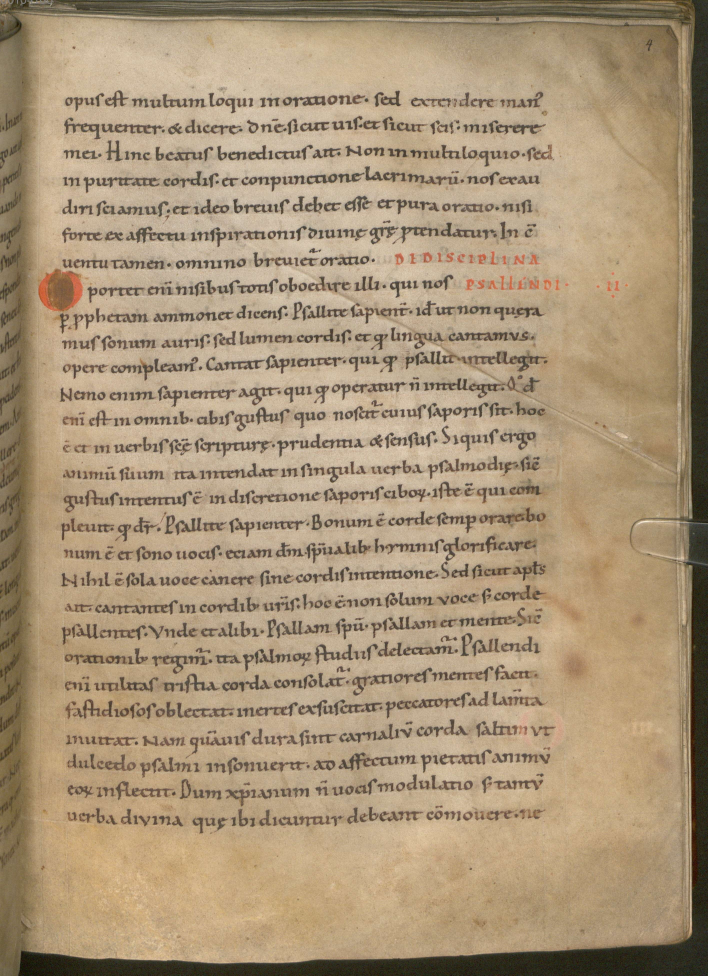
#> input picture img_preprocessing/hide from code/bsb00104168.0011.jpeg, 2832 x 3902 px (shown at 1/4 size)
$ python test.py bsb00104168.0011.jpeg
#> lines starting #> are read from the running program, lines starting #| are printed output that depends on the picture; after the words box and inside, x2 and y2 are one past the last pixel; in counts of white or black regions, pixels touching at a corner belong together
# In general: This script is used in the whole programm to round it up.
# Our programm should be able to process images and prepare them for the model.
# The script is designed to work with images of different sizes and formats.


# This script contains functions to preprocess images for the model.
# It includes functions to load images, resize them, convert them to the appropriate format,
# and remove border noise.
# 1. load_image: Loads an image from a file path.
# 2. apply_gaussian_blur: Applies blur to reduce noise.
# 3. greyscale: Converts image to greyscale and applies Otsu's thresholding.
# 4. remove_border_noise: Detects the main content area and crops the image to remove borders.
# 5. resize_image: Resizes an image to the specified width and height.

# use maseked grey scale images, these, according to "Cross-codex Learning for Reliable Large Scale
# Scribe Identi cation in Medieval Manuscripts" provide the best results

import time
import os
import sys
import cv2
import numpy as np
import logging

# Set up logging
logging.basicConfig(
    level=logging.INFO,
    format="%(asctime)s - %(levelname)s - %(message)s",
)

# Constants for image processing (can be adjusted)
RESIZE_WIDTH = 400
RESIZE_HEIGHT = 200
BORDER_PADDING = 10  # Pixels to add around the detected content


# -------------------------------------------------------------------------------------#
class preprocess:
    def __init__(self, img_path):
        """Initialize the image processor with the image path"""
        self.img_path = img_path
        self.img = None  # Initialize img attribute

    def load_image(self):
        """Load the image from the specified path"""
        self.img = cv2.imread(self.img_path)
#> self.img is the input picture: shape (3902, 2832, 3); mean B, G, R 120.2, 148.9, 169.5
        if self.img is None:
            logging.error(f"Image not found or could not be loaded at {self.img_path}")
            raise ValueError(f"Image not found at {self.img_path}")
        logging.info(f"Image loaded successfully: {self.get_image_name()}")
        return self.img

    def get_image_name(self):
        """Get the name of the image file without the path"""
        return os.path.basename(self.img_path)

    def apply_gaussian_blur(self):
        """Apply Gaussian blur to the image to reduce noise"""
        if self.img is None:
            logging.error("Image not loaded before apply_gaussian_blur.")
            raise ValueError("Image not loaded. Please call load_image() first.")
        # Apply Gaussian blur with a 7x7 kernel
        # SigmaX is calculated from kernel size if set to 0
        self.img = cv2.GaussianBlur(self.img, (7, 7), 0)
        logging.info("Applied Gaussian blur.")
        return self.img

    def greyscale(self):
        """Convert the image to greyscale and apply a binary threshold"""
        if self.img is None:
            logging.error("Image not loaded before greyscale.")
            raise ValueError("Image not loaded. Please call load_image() first.")
        # Convert image to grayscale
        grey_img = cv2.cvtColor(self.img, cv2.COLOR_BGR2GRAY)
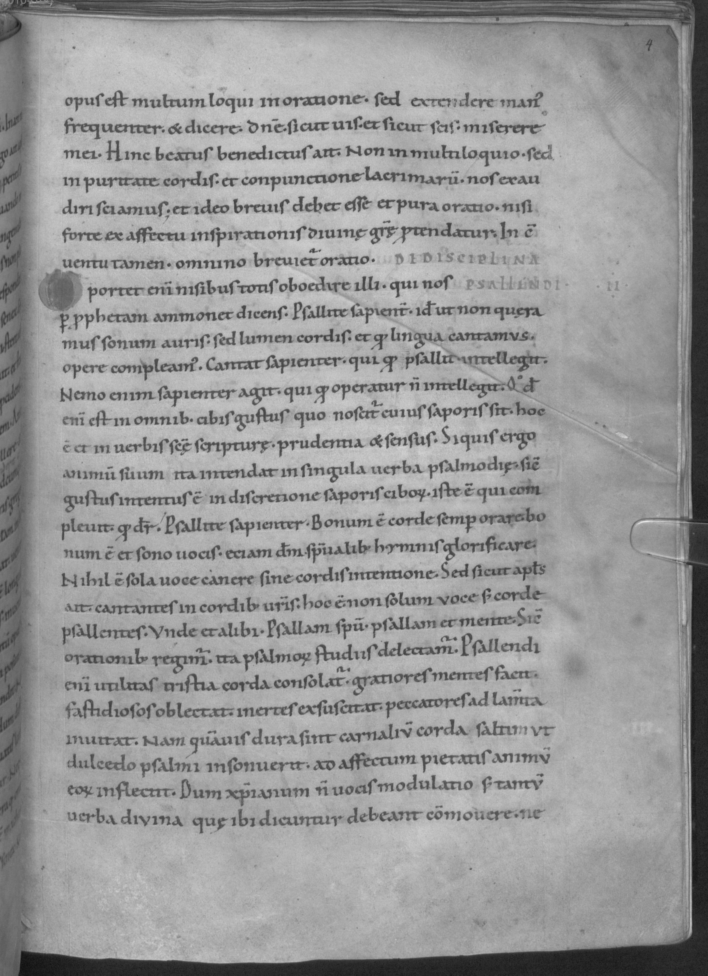
#> grey_img: shape (3902, 2832) (shown at 1/4 size); min 14, max 234, mean 151.8
        logging.info("Converted image to greyscale.")

        # Apply Otsu's thresholding to get a binary image
        # This automatically determines the optimal threshold value
        _, self.img = cv2.threshold(
            grey_img, 0, 255, cv2.THRESH_BINARY_INV + cv2.THRESH_OTSU
        )
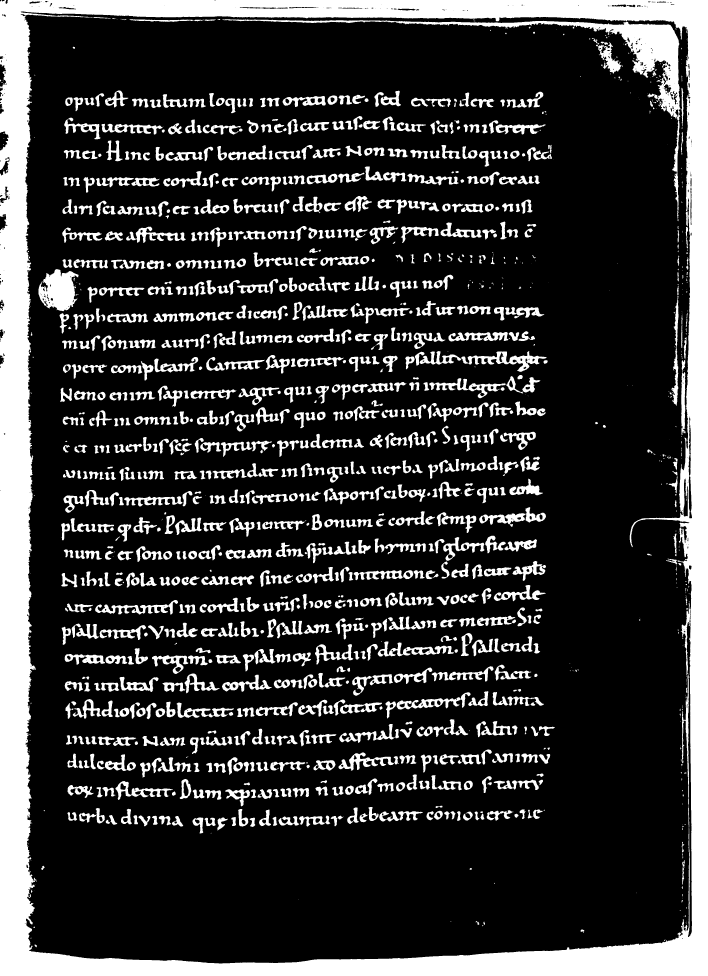
#> self.img: shape (3902, 2832) (shown at 1/4 size); 20.7% white; 1417 white regions (320 under 20 px)
        # Note: THRESH_BINARY_INV makes the content white and background black,
        # which is often standard for contour detection.
        # If you need black text on white background, use THRESH_BINARY + THRESH_OTSU
        # and adjust the remove_border_noise logic accordingly.
        logging.info("Applied Otsu's thresholding.")
        return self.img

    def remove_border_noise(self, padding=BORDER_PADDING):
        """
        Removes border noise by finding the largest contour (assumed content)
        and cropping the image to its bounding box plus padding.
        Assumes the image has been thresholded (e.g., by greyscale method)
        with content being white (255) and background black (0).
        """
#> called with padding = 10
        if self.img is None:
            logging.error(
                "Image not processed (thresholded) before remove_border_noise."
            )
            raise ValueError("Image not thresholded. Please call greyscale() first.")

        if len(self.img.shape) != 2:
            logging.error("Image is not grayscale/binary for contour detection.")
            raise ValueError(
                "Image must be single-channel (binary/grayscale) for remove_border_noise."
            )

        # Find contours in the thresholded image.
        # cv2.RETR_EXTERNAL retrieves only the extreme outer contours.
        # cv2.CHAIN_APPROX_SIMPLE compresses horizontal, vertical, and diagonal segments,
        # leaving only their end points.
        contours, _ = cv2.findContours(
            self.img, cv2.RETR_EXTERNAL, cv2.CHAIN_APPROX_SIMPLE
        )
#> contours = 22 contours, 20 with area under 20; largest, box (x1, y1, x2, y2) and area: (0, 0, 2832, 3902) 11034862, (23, 680, 31, 690) 27

        if not contours:
            logging.warning("No contours found. Skipping border removal.")
            # Invert image back if needed (depending on desired output)
            self.img = cv2.bitwise_not(
                self.img
            )  # Uncomment if you want black text on white
            return self.img

        # Find the contour with the largest area
        largest_contour = max(contours, key=cv2.contourArea)
#> largest_contour = contour of 893 points, box (x1, y1, x2, y2) (0, 0, 2832, 3902), area 11034862

        # Get the bounding rectangle for the largest contour
        x, y, w, h = cv2.boundingRect(largest_contour)
#> x = 0; y = 0; w = 2832; h = 3902

        # Get original image dimensions
        img_h, img_w = self.img.shape[:2]  # Use shape of the current self.img
#> img_h = 3902; img_w = 2832

        # Calculate padded coordinates, ensuring they stay within image bounds
        x1 = max(0, x - padding)
#> x1 = 0
        y1 = max(0, y - padding)
#> y1 = 0
        x2 = min(img_w, x + w + padding)
#> x2 = 2832
        y2 = min(img_h, y + h + padding)
#> y2 = 3902

        # Crop the image using the calculated bounding box coordinates
        # Important: Crop the version of the image you want to keep.
        # If you want the thresholded version cropped:
        cropped_img = self.img[y1:y2, x1:x2]
        # If you wanted to crop the original grayscale or even color image,
        # you'd need to load it again or store it before thresholding.
        # For this example, we crop the thresholded image.

        # Invert the image back to black text on white background if that's the desired final format
        # self.img = cv2.bitwise_not(cropped_img) # Uncomment if needed
        self.img = cropped_img  # Keep content white, background black

        logging.info(
            f"Removed border noise. Cropped to region: (x:{x1}, y:{y1}, w:{x2-x1}, h:{y2-y1})"
        )
        return self.img

    # [52 lines left out: functions resize_img, show_img_matrix, show_img, split_img, create_folder, write_uml, not called in this run]


# -------------------------------------------------------------------------------------#


def main():
    """Main processing loop"""
    # Get the directory of the current script
    try:
        script_path = os.path.dirname(os.path.abspath(sys.argv[0]))
    except NameError:
        # Handle case where script is run in an interactive environment
        script_path = os.getcwd()
        logging.info("Running in interactive mode, using current working directory.")

    # Get a list of all files in the directory
    try:
        filelist = os.listdir(script_path)
    except FileNotFoundError:
        logging.error(f"Directory not found: {script_path}")
        return

    logging.info(f"Scanning directory: {script_path}")
    processed_count = 0

    # Iterate over the files and check if they are images
    for file in filelist:
        # Simple check to avoid processing already processed files (adjust prefix/logic as needed)
        if (
            file.startswith("processed_")
            or file.startswith("grey_")
            or file.startswith("cropped_")
        ):
            logging.info(f"Skipping already processed file: {file}")
            continue

        # Check for common image file extensions
        if file.lower().endswith((".jpg", ".png", ".jpeg", ".bmp", ".tiff")):
            img_path = os.path.join(script_path, file)
            file_name_base = os.path.splitext(file)[0]  # Get filename without extension
            logging.info(f"--- Processing image: {file} ---")

            try:
                # Create an instance of the preprocess class
                current_img = preprocess(img_path)

                # 1. Load the image
                current_img.load_image()
                # current_img.show_img("Original") # Optional: show original

                # 2. Apply gaussian blur (optional, helps with noise before thresholding)
                current_img.apply_gaussian_blur()
                # current_img.show_img("Blurred") # Optional: show blurred

                # 3. Convert to grayscale + thresholding (content becomes white)
                current_img.greyscale()
                # current_img.show_img("Thresholded (Content White)") # Optional: show thresholded

                # 4. Remove border noise by cropping to largest contour
                current_img.remove_border_noise(padding=BORDER_PADDING)
                # current_img.show_img("Border Removed") # Optional: show after border removal

                # 5. Resize the image (optional)
                # current_img.resize_img(RESIZE_WIDTH, RESIZE_HEIGHT)
                # current_img.show_img("Resized") # Optional: show resized

                # --- Save the processed image ---
                if current_img.img is not None and current_img.img.size > 0:
                    # Create a filename for the processed image
                    # timestamp = time.strftime("%Y%m%d_%H%M%S")
                    # filename = f"processed_{file_name_base}_{timestamp}.png" # Save as PNG to avoid JPEG compression artifacts
                    filename = f"processed_{file_name_base}.png"  # Simpler filename
                    save_path = os.path.join(script_path, filename)

                    # Invert final image if you want black text on white background for saving
                    # final_image_to_save = cv2.bitwise_not(current_img.img)
                    final_image_to_save = (
                        current_img.img
                    )  # Save as is (white text on black bg)

                    if cv2.imwrite(save_path, final_image_to_save):
                        logging.info(
                            f"Successfully saved processed image to: {save_path}"
                        )
                        processed_count += 1
                    else:
                        logging.error(f"Failed to save processed image: {save_path}")

                else:
                    logging.warning(
                        f"Image processing resulted in an empty image for: {file}. Skipping save."
                    )

            except ValueError as e:
                logging.error(f"Value error processing {file}: {e}")
            except cv2.error as e:
                logging.error(f"OpenCV error processing {file}: {e}")
            except Exception as e:
                # Catch any other unexpected errors during processing of a single file
                logging.error(
                    f"Unexpected error processing {file}: {e}", exc_info=True
                )  # Log traceback

        else:
            # Optional: Log files that are skipped
            # logging.debug(f"Skipping non-image file: {file}")
            pass

    logging.info(f"--- Processing complete. Processed {processed_count} images. ---")


# --- Script execution ---
if __name__ == "__main__":
    main()

# -------------------------------------------------------------------------------------#
